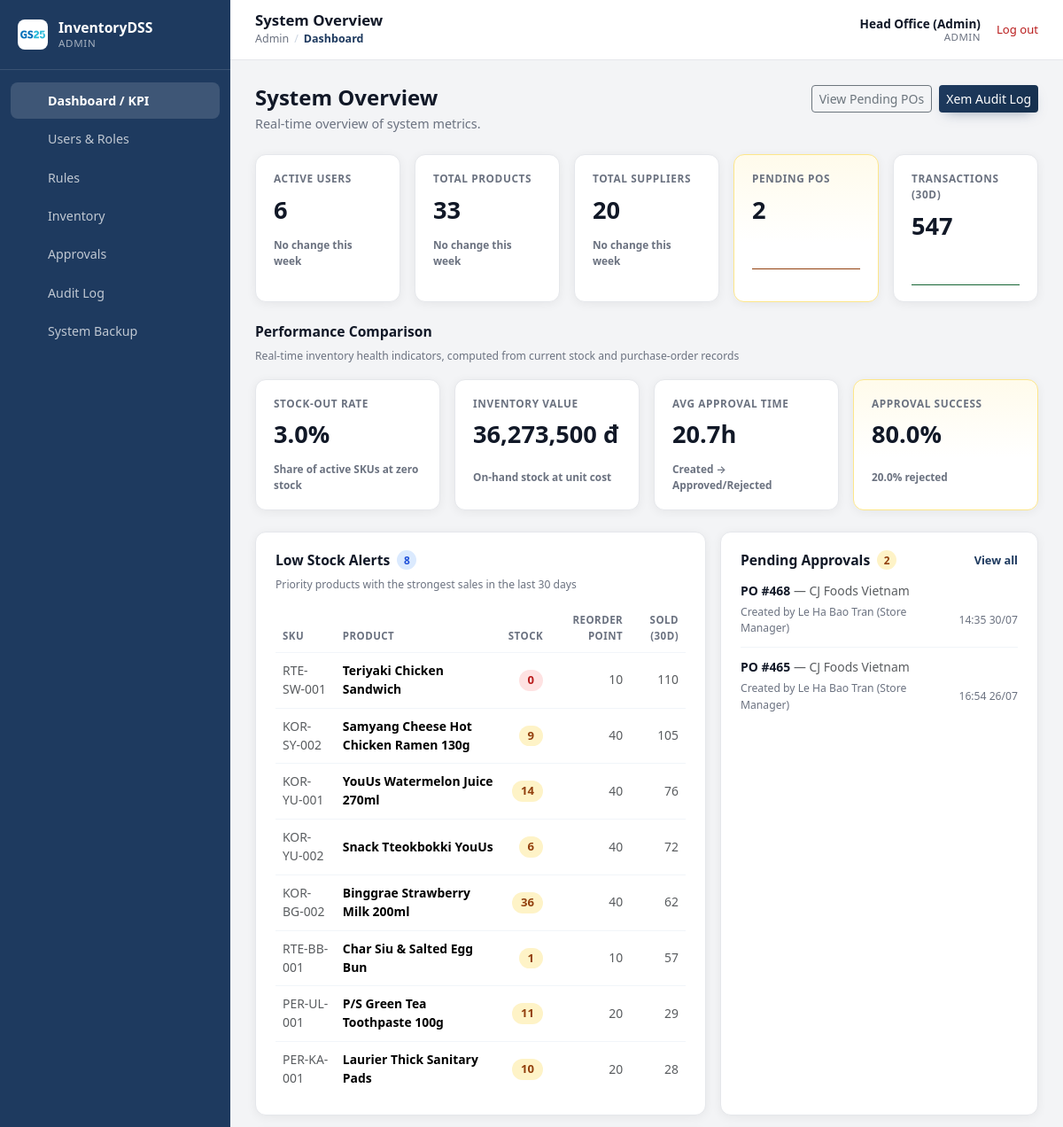
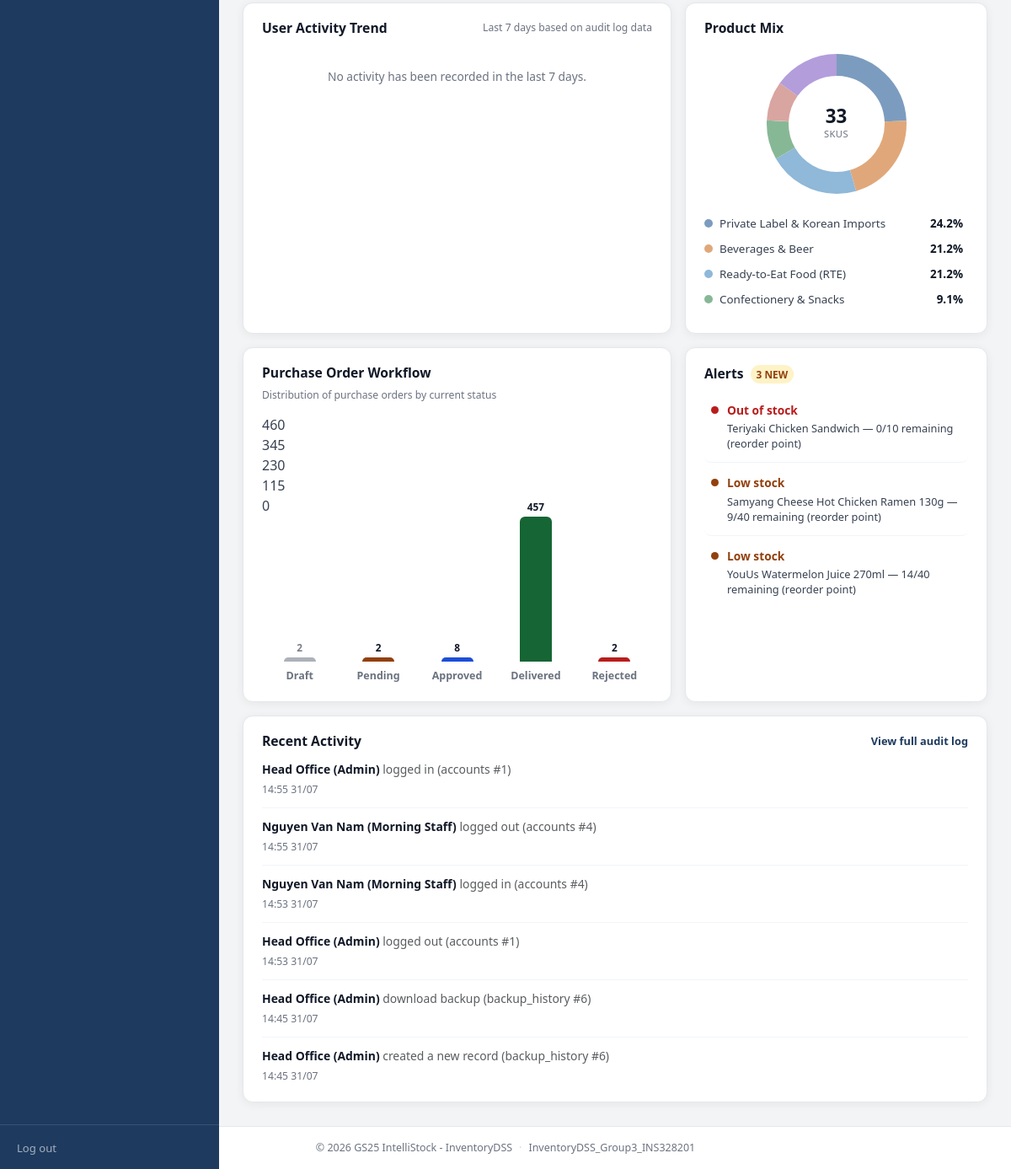
Screenshot of /frontend/admin/dashboard.php (signed in) with the database file from the repository (2 pictures, top to bottom).
### tables this page shows
CREATE TABLE `products` (
  `product_id` int(11) NOT NULL AUTO_INCREMENT,
  `sku_code` varchar(30) NOT NULL,
  `product_name` varchar(150) NOT NULL,
  `category_id` int(11) NOT NULL,
  `supplier_id` int(11) NOT NULL,
  `unit` varchar(20) NOT NULL,
  `shelf_life_days` int(11) DEFAULT NULL,
  `unit_cost` decimal(12,2) NOT NULL DEFAULT 0.00,
  `selling_price` decimal(12,2) NOT NULL DEFAULT 0.00,
  `is_active` tinyint(1) NOT NULL DEFAULT 1,
  PRIMARY KEY (`product_id`),
  UNIQUE KEY `sku_code` (`sku_code`),
  KEY `category_id` (`category_id`),
  KEY `supplier_id` (`supplier_id`),
  CONSTRAINT `products_ibfk_1` FOREIGN KEY (`category_id`) REFERENCES `categories` (`category_id`),
  CONSTRAINT `products_ibfk_2` FOREIGN KEY (`supplier_id`) REFERENCES `suppliers` (`supplier_id`)
);

CREATE TABLE `purchase_orders` (
  `po_id` int(11) NOT NULL AUTO_INCREMENT,
  `supplier_id` int(11) NOT NULL,
  `created_by` int(11) NOT NULL,
  `status` enum('Draft','Pending','Approved','Rejected','Delivered') NOT NULL DEFAULT 'Draft',
  `approved_by` int(11) DEFAULT NULL,
  `created_at` datetime NOT NULL DEFAULT current_timestamp(),
  `approved_at` datetime DEFAULT NULL,
  PRIMARY KEY (`po_id`),
  KEY `supplier_id` (`supplier_id`),
  KEY `created_by` (`created_by`),
  KEY `approved_by` (`approved_by`),
  CONSTRAINT `purchase_orders_ibfk_1` FOREIGN KEY (`supplier_id`) REFERENCES `suppliers` (`supplier_id`),
  CONSTRAINT `purchase_orders_ibfk_2` FOREIGN KEY (`created_by`) REFERENCES `accounts` (`account_id`),
  CONSTRAINT `purchase_orders_ibfk_3` FOREIGN KEY (`approved_by`) REFERENCES `accounts` (`account_id`)
);

CREATE TABLE `suppliers` (
  `supplier_id` int(11) NOT NULL AUTO_INCREMENT,
  `supplier_name` varchar(100) NOT NULL,
  `contact_phone` varchar(20) DEFAULT NULL,
  `avg_lead_time_days` decimal(5,1) DEFAULT NULL,
  PRIMARY KEY (`supplier_id`)
);

CREATE TABLE `accounts` (
  `account_id` int(11) NOT NULL AUTO_INCREMENT,
  `username` varchar(50) NOT NULL,
  `password_hash` varchar(255) NOT NULL,
  `full_name` varchar(100) NOT NULL,
  `email` varchar(100) DEFAULT NULL,
  `phone_number` varchar(20) DEFAULT NULL,
  `role_id` int(11) NOT NULL,
  `status` enum('active','locked') NOT NULL DEFAULT 'active',
  `created_at` datetime NOT NULL DEFAULT current_timestamp(),
  PRIMARY KEY (`account_id`),
  UNIQUE KEY `username` (`username`),
  KEY `role_id` (`role_id`),
  CONSTRAINT `accounts_ibfk_1` FOREIGN KEY (`role_id`) REFERENCES `roles` (`role_id`)
);

CREATE TABLE `audit_logs` (
  `log_id` int(11) NOT NULL AUTO_INCREMENT,
  `account_id` int(11) NOT NULL,
  `action_type` varchar(100) NOT NULL,
  `target_table` varchar(50) DEFAULT NULL,
  `target_id` int(11) DEFAULT NULL,
  `timestamp` datetime NOT NULL DEFAULT current_timestamp(),
  PRIMARY KEY (`log_id`),
  KEY `account_id` (`account_id`),
  CONSTRAINT `audit_logs_ibfk_1` FOREIGN KEY (`account_id`) REFERENCES `accounts` (`account_id`)
);

### frontend/admin/dashboard.php (the view, shortened to what the rows shown need)
<?php
require_once __DIR__ . '/../../backend/config/database.php';
require_once __DIR__ . '/../../backend/services/AdminService.php';
$adminService = new AdminService();
$summary      = $adminService->getSystemSummary();
$lowStockAlerts   = $summary['low_stock_alerts'];
$pendingOrders    = $summary['pending_orders'];
$recentActivity   = $summary['recent_activity'];
function formatDashboardDateTime(?string $raw): string
{
    $ts = strtotime($raw);
    return $ts === false ? $raw : date('H:i d/m', $ts);
}
function formatActionLabel(string $actionType): string
{
    $map = [
        'LOGIN'                  => 'logged in',
        'LOGOUT'                 => 'logged out',
        'LOGIN_ROLE_MISMATCH'    => 'selected the wrong role',
        'CREATE_SUPPLIER'        => 'created a supplier',
        'UPDATE_SUPPLIER'        => 'updated a supplier',
        'DELETE_SUPPLIER'        => 'deleted a supplier',
        'CREATE_WAREHOUSE'       => 'created a warehouse',
        'UPDATE_WAREHOUSE'       => 'updated a warehouse',
        'DELETE_WAREHOUSE'       => 'deleted a warehouse',
        'UPDATE_ROLE_PERMISSIONS'=> 'updated role permissions',
    ];
    if (isset($map[$actionType])) {
        return $map[$actionType];
    }
    if (str_starts_with($actionType, 'CREATE')) {
        return 'created a new record';
    }
    return strtolower(str_replace('_', ' ', $actionType));
}
?>
<!DOCTYPE html>
<html lang="en">
<head>
    <link href="https://cdn.jsdelivr.net/npm/bootstrap@5.3.3/dist/css/bootstrap.min.css" rel="stylesheet">
    <link href="<?= BASE_URL ?>/assets/css/theme_variables.css" rel="stylesheet">
    <link href="<?= BASE_URL ?>/assets/css/custom.css" rel="stylesheet">
</head>
<body>
    <div class="app-shell">
        <div class="app-content">
            <?php require __DIR__ . '/../components/header.php'; ?>
            <main class="app-main">
                <div class="d-flex flex-wrap justify-content-between align-items-start gap-3 mb-4">
                    <div>
                        <h2 class="page-heading mb-1">System Overview</h2>
                    </div>
                </div>
                <div class="row g-3">
                    <div class="col-12 col-xl-7">
                        <div class="panel-card h-100">
                            <?php if (empty($lowStockAlerts)): ?>
                                <div class="empty-state">No products are at the reorder point.</div>
                            <?php else: ?>
                                <div class="table-responsive">
                                    <table class="table table-borderless align-middle mb-0 data-table">
                                        <thead>
                                            <tr>
                                                <th>SKU</th>
                                                <th>Product</th>
                                                <th class="text-end">Stock</th>
                                                <th class="text-end">Reorder Point</th>
                                                <th class="text-end">Sold (30d)</th>
                                            </tr>
                                        </thead>
                                        <tbody>
                                            <?php foreach ($lowStockAlerts as $item): ?>
                                                <tr>
                                                    <td class="text-muted"><?= htmlspecialchars($item['sku_code'], ENT_QUOTES, 'UTF-8') ?></td>
                                                    <td class="fw-semibold"><?= htmlspecialchars($item['product_name'], ENT_QUOTES, 'UTF-8') ?></td>
                                                    <td class="text-end">
                                                        <span class="stock-pill <?= (int) $item['current_stock'] <= 0 ? 'stock-pill-critical' : 'stock-pill-warn' ?>">
                                                            <?= number_format((int) $item['current_stock']) ?>
                                                        </span>
                                                    </td>
                                                    <td class="text-end text-muted"><?= number_format((int) $item['reorder_point']) ?></td>
                                                    <td class="text-end text-muted"><?= number_format((int) $item['qty_sold_30d']) ?></td>
                                                </tr>
                                            <?php endforeach; ?>
                                        </tbody>
                                    </table>
                                </div>
                            <?php endif; ?>
                        </div>
                    </div>
                    <div class="col-12 col-xl-5">
                        <div class="panel-card h-100">
                            <?php if (empty($pendingOrders)): ?>
                                <div class="empty-state">No purchase orders are waiting for approval.</div>
                            <?php else: ?>
                                <ul class="list-unstyled activity-list mb-0">
                                    <?php foreach ($pendingOrders as $po): ?>
                                        <li class="activity-item">
                                            <div class="activity-item-main">
                                                <span class="fw-semibold">PO #<?= (int) $po['po_id'] ?></span>
                                                <span class="text-muted">— <?= htmlspecialchars($po['supplier_name'], ENT_QUOTES, 'UTF-8') ?></span>
                                            </div>
                                            <div class="activity-item-meta">
                                                <span>Created by <?= htmlspecialchars($po['created_by_name'], ENT_QUOTES, 'UTF-8') ?></span>
                                                <span class="activity-item-time"><?= formatDashboardDateTime($po['created_at']) ?></span>
                                            </div>
                                        </li>
                                    <?php endforeach; ?>
                                </ul>
                            <?php endif; ?>
                        </div>
                    </div>
                </div>
                <div class="row g-3 mt-0">
                    <div class="col-12">
                        <div class="panel-card">
                            <?php if (empty($recentActivity)): ?>
                                <div class="empty-state">No activity has been recorded yet.</div>
                            <?php else: ?>
                                <ul class="list-unstyled activity-list mb-0">
                                    <?php foreach ($recentActivity as $log): ?>
                                        <li class="activity-item">
                                            <div class="activity-item-main">
                                                <span class="fw-semibold"><?= htmlspecialchars($log['account_name'], ENT_QUOTES, 'UTF-8') ?></span>
                                                <span class="text-muted"><?= htmlspecialchars(formatActionLabel($log['action_type']), ENT_QUOTES, 'UTF-8') ?></span>
                                                <?php if (!empty($log['target_table'])): ?>
                                                    <span class="text-muted">(<?= htmlspecialchars($log['target_table'], ENT_QUOTES, 'UTF-8') ?><?= $log['target_id'] !== null ? ' #' . (int) $log['target_id'] : '' ?>)</span>
                                                <?php endif; ?>
                                            </div>
                                            <div class="activity-item-meta">
                                                <span class="activity-item-time"><?= formatDashboardDateTime($log['timestamp']) ?></span>
                                            </div>
                                        </li>
                                    <?php endforeach; ?>
                                </ul>
                            <?php endif; ?>
                        </div>
                    </div>
                </div>
            </main>
        </div>
    </div>
    <?php require __DIR__ . '/../components/footer.php'; ?>

### rows the page displays
products: sku_code "RTE-SW-001", product_name "Teriyaki Chicken Sandwich", current_stock "0", reorder_point "10", qty_sold_30d "110"
products: sku_code "KOR-SY-002", product_name "Samyang Cheese Hot Chicken Ramen 130g", current_stock "9", reorder_point "40", qty_sold_30d "105"
products: sku_code "KOR-YU-001", product_name "YouUs Watermelon Juice 270ml", current_stock "14", reorder_point "40", qty_sold_30d "76"
products: sku_code "KOR-YU-002", product_name "Snack Tteokbokki YouUs", current_stock "6", reorder_point "40", qty_sold_30d "72"
products: sku_code "KOR-BG-002", product_name "Binggrae Strawberry Milk 200ml", current_stock "36", reorder_point "40", qty_sold_30d "62"
products: sku_code "RTE-BB-001", product_name "Char Siu & Salted Egg Bun", current_stock "1", reorder_point "10", qty_sold_30d "57"
products: sku_code "PER-UL-001", product_name "P/S Green Tea Toothpaste 100g", current_stock "11", reorder_point "20", qty_sold_30d "29"
products: sku_code "PER-KA-001", product_name "Laurier Thick Sanitary Pads", current_stock "10", reorder_point "20", qty_sold_30d "28"
purchase_orders: po_id "468", supplier.supplier_name "CJ Foods Vietnam", created_by.full_name "Le Ha Bao Tran (Store Manager)", created_at "14:35 30/07"
purchase_orders: po_id "465", supplier.supplier_name "CJ Foods Vietnam", created_by.full_name "Le Ha Bao Tran (Store Manager)", created_at "16:54 26/07"
audit_logs: account.full_name "Head Office (Admin)", action_type "logged in", target_table "accounts", target "1", timestamp "14:55 31/07"
audit_logs: account.full_name "Nguyen Van Nam (Morning Staff)", action_type "logged out", target_table "accounts", target "4", timestamp "14:55 31/07"
audit_logs: account.full_name "Nguyen Van Nam (Morning Staff)", action_type "logged in", target_table "accounts", target "4", timestamp "14:53 31/07"
audit_logs: account.full_name "Head Office (Admin)", action_type "logged out", target_table "accounts", target "1", timestamp "14:53 31/07"
audit_logs: account.full_name "Head Office (Admin)", action_type "download backup", target_table "backup_history", target "6", timestamp "14:45 31/07"
audit_logs: account.full_name "Head Office (Admin)", action_type "created a new record", target_table "backup_history", target "6", timestamp "14:45 31/07"

### other values shown
Auth::roleName() "ADMIN"
$item['label'] "Dashboard / KPI"
$item['label'] "Users & Roles"
$item['label'] "Rules"
$item['label'] "Inventory"
$item['label'] "Approvals"
$item['label'] "Audit Log"
$item['label'] "System Backup"
$pageTitle "System Overview"
$crumb "Admin"
$crumb "Dashboard"
Auth::fullName() "Head Office (Admin)"
$kpi['active_users'] "6"
formatDeltaBadge($kpi['deltas']['active_users'], 'logins') "No change this week"
$kpi['total_products'] "33"
